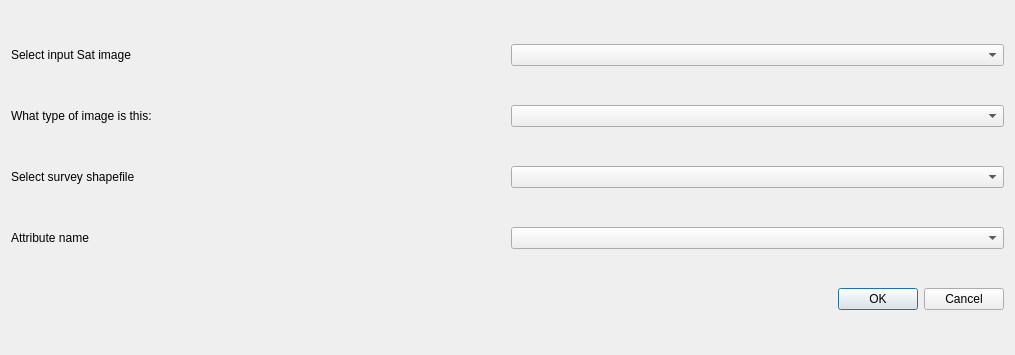
<?xml version="1.0" encoding="UTF-8"?>
<ui version="4.0">
 <class>MyTestPlGiDialogBase</class>
 <widget class="QDialog" name="MyTestPlGiDialogBase">
  <property name="geometry">
   <rect>
    <x>0</x>
    <y>0</y>
    <width>1015</width>
    <height>355</height>
   </rect>
  </property>
  <property name="windowTitle">
   <string>My Test Plugin</string>
  </property>
  <layout class="QVBoxLayout" name="verticalLayout">
   <item>
    <layout class="QHBoxLayout" name="horizontalLayout">
     <item>
      <widget class="QLabel" name="label">
       <property name="text">
        <string>Select input Sat image</string>
       </property>
      </widget>
     </item>
     <item>
      <widget class="QComboBox" name="combo_avail_layers"/>
     </item>
    </layout>
   </item>
   <item>
    <layout class="QHBoxLayout" name="horizontalLayout_4">
     <item>
      <widget class="QLabel" name="label_4">
       <property name="text">
        <string>What type of image is this: </string>
       </property>
      </widget>
     </item>
     <item>
      <widget class="QComboBox" name="comboBox_sattype">
       <property name="enabled">
        <bool>true</bool>
       </property>
      </widget>
     </item>
    </layout>
   </item>
   <item>
    <layout class="QHBoxLayout" name="horizontalLayout_2">
     <item>
      <widget class="QLabel" name="label_2">
       <property name="text">
        <string>Select survey shapefile</string>
       </property>
      </widget>
     </item>
     <item>
      <widget class="QComboBox" name="combo_survey"/>
     </item>
    </layout>
   </item>
   <item>
    <layout class="QHBoxLayout" name="horizontalLayout_3">
     <item>
      <widget class="QLabel" name="label_3">
       <property name="text">
        <string>Attribute name</string>
       </property>
      </widget>
     </item>
     <item>
      <widget class="QComboBox" name="Combo_LayerItem"/>
     </item>
    </layout>
   </item>
   <item>
    <widget class="QDialogButtonBox" name="button_box">
     <property name="orientation">
      <enum>Qt::Horizontal</enum>
     </property>
     <property name="standardButtons">
      <set>QDialogButtonBox::Cancel|QDialogButtonBox::Ok</set>
     </property>
    </widget>
   </item>
  </layout>
 </widget>
 <resources/>
 <connections>
  <connection>
   <sender>button_box</sender>
   <signal>accepted()</signal>
   <receiver>MyTestPlGiDialogBase</receiver>
   <slot>accept()</slot>
   <hints>
    <hint type="sourcelabel">
     <x>854</x>
     <y>325</y>
    </hint>
    <hint type="destinationlabel">
     <x>843</x>
     <y>305</y>
    </hint>
   </hints>
  </connection>
  <connection>
   <sender>button_box</sender>
   <signal>rejected()</signal>
   <receiver>MyTestPlGiDialogBase</receiver>
   <slot>reject()</slot>
   <hints>
    <hint type="sourcelabel">
     <x>985</x>
     <y>332</y>
    </hint>
    <hint type="destinationlabel">
     <x>984</x>
     <y>302</y>
    </hint>
   </hints>
  </connection>
  <connection>
   <sender>combo_survey</sender>
   <signal>activated(int)</signal>
   <receiver>Combo_LayerItem</receiver>
   <slot>clear()</slot>
   <hints>
    <hint type="sourcelabel">
     <x>960</x>
     <y>195</y>
    </hint>
    <hint type="destinationlabel">
     <x>723</x>
     <y>265</y>
    </hint>
   </hints>
  </connection>
 </connections>
</ui>
